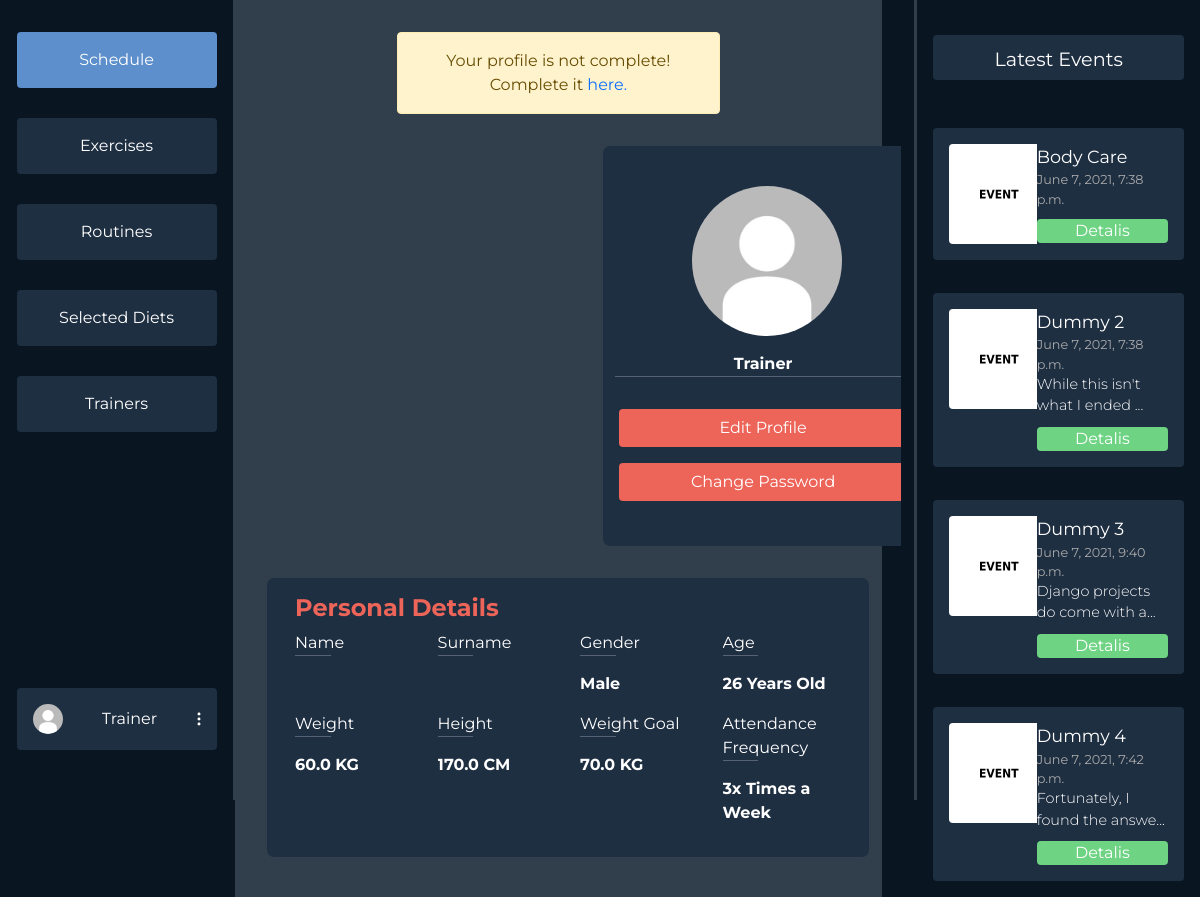
The page /dashboard/profile/ (signed in) on the database as committed earlier.
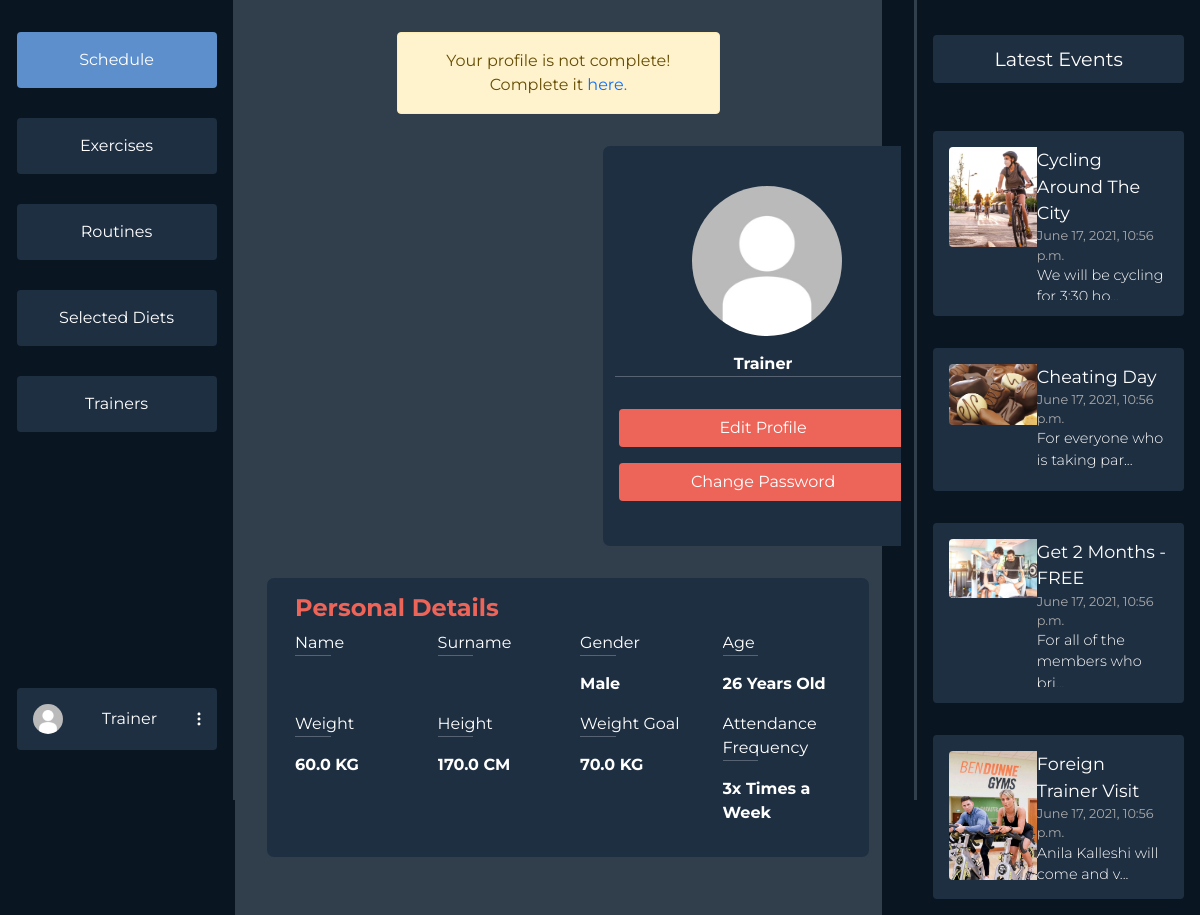
The same page on the database as committed later.
### users/models.py (models this page shows, shortened)
class Profile(models.Model):
    user = models.OneToOneField(User, on_delete=models.CASCADE)
    profile_photo = models.ImageField(
        upload_to='media/profiles/', default='profiles/default.jpg')
    height = models.FloatField(default=170.0)
    weight = models.FloatField(default=60.0)
    weight_goal = models.FloatField(default=70.0)
    GENDER_CHOICES = (('F', 'Female'), ('M', 'Male'), ('O', 'Other'))
    gender = models.CharField(
        max_length=9, choices=GENDER_CHOICES, default=GENDER_CHOICES[0])
    FREQUENCY = (
        ('3x', '3 Times a Week'),
        ('4x', '4 Times a Week'),
        ('5x', '5 Times a Week'),
        ('6x', '6 Times a Week'),
    )
    week_frequency = models.CharField(
        max_length=20, choices=FREQUENCY, default=FREQUENCY[0])
    profile_complete = models.BooleanField(default=False)
    selected_diets = models.ManyToManyField(DietPlan, blank=True)
    age = models.IntegerField(null=True)

### dashboards/models.py (models this page shows, shortened)
class Event(models.Model):
    title = models.CharField(max_length=60, blank=True)
    date = models.DateTimeField(default=datetime.now(), blank=True)
    desc = models.TextField(blank=True)
    thumbnail = models.ImageField(
        upload_to='events/', default='events/default.jpg')

### dashboards/user_views.py (the view)
# urls.py: path('profile/', user_views.profile, name='profile'),
@login_required(login_url='login')
def profile(request):
    events = Event.objects.all()[:4]
    context = {'options': SCHEDULE_NAV,
               'events': events}
    return render(request, 'dashboards/user/profile.html', context)

### dashboards/templates/dashboards/user/profile.html (shortened to what this page needs)
{% extends 'dashboards/user/dashboard.html' %}
{% load static %}
{% block styles %}
<link rel="stylesheet" href="{% static 'css/dashboards/profile.css' %}">
{% endblock styles %}
{% block middle %}
{% if user.profile.profile_complete == 0 %}
<div class="alert alert-warning" style="text-align: center; width: 50%; margin: auto;  margin-top: 2em;">
Your profile is not complete! Complete it <a href="{% url 'complete-profile' %}">here.</a>
</div>
{% endif %}
<div class="col mid">
<div class="row profile_user">
    <div class="col">
        <div class="row">
            <div class="col">
                <picture><img id="profil" src="{{user.profile.profile_photo.url}}" ></picture>
            </div>
        </div>
        <div class="row">
        <div class="Personal-Info" >
          {% if user.get_full_name %}
          {{user.get_full_name}}
          {% else %}
          {{user.username}}
          {% endif %}
        </div>
        </div>
        <hr class="pi"/>
        <div class="row">
          <a href="{% url 'edit-profile' %}" id="edit-profile" name="submit" class="btn">Edit Profile</a>
        </div>
        <div class="row">
          <a href="{% url 'change-password' %}" id="change-password" name="submit" class="btn">Change Password</a>
        </div>
    </div>
</div>
<div class="col edit">
            <div class="row gutters">
                <div class="col-col">
                    <h6 class="pd">Personal Details</h6>
                </div>
                <div class="col">
                    <div class="form-group">
                        <label>Name</label>
                        <hr/>
                    </div>
                </div>
                <div class="col">
                    <div class="form-group">
                        <label >Surname</label>
                        <hr/>
                    </div>
                </div>
                <div class="col">
                    <div class="form-group">
                        <label >Gender</label>
                        <hr/>
                        <div class="Personal-Details" >
                          {% if user.profile.gender in "('M', 'Male')" %}
                            Male
                          {% else %}
                            Female
                          {% endif %}
                        </div>
                    </div>
                </div>
                <div class="col">
                    <div class="form-group">
                        <label>Age</label>
                        <hr/>
                        <div class="Personal-Details" >
                          {{user.profile.age}} Years Old
                        </div>
                    </div>
                </div>
            </div>
            <div class="row gutters">
                <div class="col">
                    <div class="form-group">
                        <label >Weight</label>
                        <hr/>
                        <div class="Personal-Details" >
                          {{user.profile.weight}}  KG
                        </div>
                    </div>
                </div>
                <div class="col">
                    <div class="form-group">
                        <label >Height</label>
                        <hr/>
                        <div class="Personal-Details" >
                          {{user.profile.height}} CM
                        </div>
                    </div>
                </div>
                <div class="col">
                    <div class="form-group">
                        <label >Weight Goal</label>
                        <hr/>
                        <div class="Personal-Details" >
                         {{user.profile.weight_goal}} KG
                        </div>
                    </div>
                </div>
                <div class="col">
                    <div class="form-group">
                        <label>Attendance Frequency</label>
                        <hr/>
                        <div class="Personal-Details" >
                          {{user.profile.week_frequency}} Times a Week
                        </div>
                    </div>
                </div>
            </div>
    </div>
</div>
{% endblock middle %}

### dashboards/templates/dashboards/user/dashboard.html (shortened to what this page needs)
{% load static %}
<html>
  <head>
    <link href="https://cdn.jsdelivr.net/npm/bootstrap@5.0.1/dist/css/bootstrap.min.css" rel="stylesheet">
    <link rel="stylesheet" href="{% static 'css/dashboards/main.css' %}">
    <link rel="stylesheet" href="https://cdn.jsdelivr.net/npm/bootstrap-select@1.13.14/dist/css/bootstrap-select.min.css">
    {% block styles %}
    {% endblock styles %}
  </head>
  <body>
  {% block content %}
  {% if user.is_authenticated %}
  <div class="mycontainer">
    <div class="navigation">
      <div class="nav-col">
        <div class="options">
          {% for key, item in options.items %}
            {% if item.isActive %}
            <a class="option-active" href="/dashboard/{{item.url}}">{{ item.name }}</a>
            {% else %}
            <a class="option" href="/dashboard/{{item.url}}">{{ item.name }}</a>
            {% endif %}
          {% endfor %}
        </div>
        <div class="profile-wrapper">
          <div class="user-btn">
            <div class="profile-pic"><img src="{{ user.profile.profile_photo.url }}" alt=""></div>
            {% if user.first_name %}
            <span>{{user.get_full_name}}</span>
            {% else %}
            <span>{{user.username}}</span>
            {% endif %}
            <div class="three-dot"><img src="{% static 'svg/3dots.svg' %}" alt=""></div>
          </div>
        </div>
      </div>
      <div class="divider"></div>
    </div>
    <div class="middle">
    {% block middle %}
    {% endblock middle %}
    </div>
    <div class="events-section">
      <div class="divider"></div>
      <div class="events">
        <div class="latest">
          Latest Events
        </div>
        <div class="items overflow-auto">
        {% for item in events %}
          <div class="event-item">
            <div class="event-item-left">
              <div class="event-thumb"><img src="{{item.thumbnail.url}}"></div>
            </div>
            <div class="event-item-right">
              <div class="title">{{item.title}}</div>
              <div class="date">{{item.date}}</div>
              {% if item.desc|length > 30 %}
                <div class="desc">{{item.desc|slice:":30"}}...</div>
              {% else %}
                <div class="desc">{{item.desc}}</div>
              {% endif %}
              <div class="details">Detalis</div>
            </div>
          </div>
        {% endfor %}
        </div>
      </div>
    </div>
  </div>
  {% endif %}
  {% endblock content %}
  </body>
<html>

### static/css/dashboards/main.css (style rules this page uses)
* { margin: 0; font-family: "Montserrat", sans-serif; overflow: hidden; }
body { background-color: #0a1522; }
.mycontainer { display: flex; flex-direction: row; justify-content: space-between; }
.navigation { width: 20vw; }
.nav-col { display: flex; flex-direction: column; align-items: flex-end; margin: 1em; }
.options { margin-left: 7em; display: flex; flex-direction: column; justify-content: space-between; margin-top: 1em; height: 400px; }
.option { background-color: #1f2f42; color: #fff; padding: 1em; padding-right: 1em; padding-left: 1em; width: 200px; text-align: center; border-radius: 4px; }
a { text-decoration: none; }
.option-active { background-color: #5c8fcc; color: #fff; padding: 1em; padding-right: 1em; padding-left: 1em; width: 200px; text-align: center; border-radius: 4px; }
.user-btn { background-color: #1f2f42; color: #fff; padding: 1em; padding-right: 1em; padding-left: 1em; width: 200px; text-align: center; border-radius: 4px; margin-top: 16em; display: flex; flex-direction: row; align-items: center; justify-content: space-between; }
.profile-pic img { height: 30px; border-radius: 50%; width: auto; }
.navigation { display: flex; flex-direction: row; }
.divider { background-color: #313e4c; width: 4px; height: 100vh; margin: 0; padding: 0; z-index: 10; }
.middle { margin-right: 2em; width: 55vw; background-color: #313e4c; }
.events-section { margin-right: 1em; width: 23vw; display: flex; flex-direction: row; }
.event-thumb img { width: 100px; height: auto; border-radius: 4px; }
.latest { margin-top: 1em; background-color: #1f2f42; color: white; border-radius: 4px; padding: 0.5em 1em 0.5em 1em; text-align: center; font-size: 1.2em; }
.events { margin-top: 1em; margin-left: 1em; display: flex; flex-direction: column; color: white; width: 100%; }
.items { height: 200px; max-height: 800px; margin-top: 2em; display: flex; flex-direction: column; justify-content: space-between; height: 100%; }
.event-item { background-color: #1f2f42; border-radius: 4px; padding: 1em; display: flex; flex-direction: row; margin: 1em 0 1em 0; }
.event-item-left { width: 40%; }
.event-item-right { width: 60%; }
.event-item-right .title { font-size: 1.1em; }
.event-item-right .date { font-size: 0.8em; color: rgb(170, 170, 170); }
.event-item-right .desc { font-weight: 300; font-size: 0.9em; }

### static/css/dashboards/profile.css (style rules this page uses)
.profile_user { color: white; background-color: 1f2f42; margin: 2em; height: 25em; width: 20em; margin-bottom: 2em; margin-left: 23em; border-radius: 7px; }
#profil { width: 150px; height: 150px; margin-top: 2.5em; margin-bottom: 1em; border-radius: 150px; margin-left: 4.8em; }
.edit { background-color: #1f2f42; color: white; border-radius: 7px; margin-bottom: 1em; margin: 2em; }
.gutters { margin: 1em; }
hr { background-color: white; margin: 0; width: 30%; margin-bottom: 1em; }
.pi { background-color: white; width: 99%; margin-bottom: 1em; }
.row { color: white; }
.mid { overflow-y: scroll; height: 95%; position: absolute; width: 55.5%; }
.btn { color: white; }
.Personal-Details { font-weight: bold; }
.Personal-Info { width: 100% !important; margin: 0 !important; text-align: center; }
.pd { color: #ed6459; font-weight: bold; font-size: 1.5em; }
.personal-info { margin-left: 5.7em; margin-top: 2em; font-weight: bold; }
#change-password { width: 90%; background-color: #ed6459; margin-left: 1em; margin-bottom: 1em; }
#edit-profile { width: 90%; background-color: #ed6459; margin-left: 1em; margin-top: 1em; margin-bottom: 1em; }

Rows that differ between the two databases and show on the page:
removed Event: thumbnail (placeholder picture), title "Body Care", date "June 7, 2021, 7:38 p.m."
removed Event: thumbnail (placeholder picture), title "Dummy 2", date "June 7, 2021, 7:38 p.m.", desc "While this isn't what I ended"
removed Event: thumbnail (placeholder picture), title "Dummy 3", date "June 7, 2021, 9:40 p.m.", desc "Django projects do come with a"
removed Event: thumbnail (placeholder picture), title "Dummy 4", date "June 7, 2021, 7:42 p.m.", desc "Fortunately, I found the answe"
added Event: thumbnail (picture), title "Cycling Around The City", date "June 17, 2021, 10:56 p.m.", desc "We will be cycling…"
added Event: thumbnail (picture), title "Cheating Day", date "June 17, 2021, 10:56 p.m.", desc "For everyone who is taking par"
added Event: thumbnail (picture), title "Get 2 Months - FREE", date "June 17, 2021, 10:56 p.m.", desc "For all of the members who…"
added Event: thumbnail (picture), title "Foreign Trainer Visit", date "June 17, 2021, 10:56 p.m.", desc "Anila Kalleshi will come and v"
